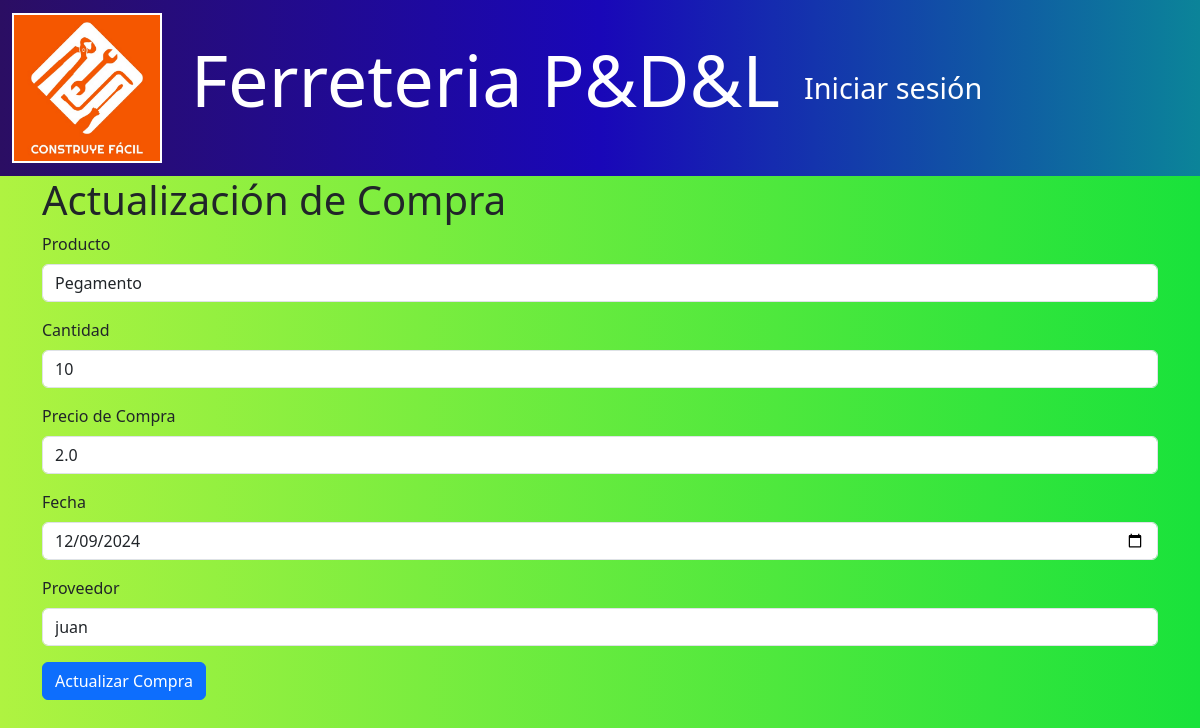
The page /compras/edit/2 on the database its author committed.
### models/compra_model.py (models this page shows, shortened)
class Compra(db.Model):
    __tablename__ = "compras"
    id = db.Column(db.Integer, primary_key=True)
    producto_id = db.Column(db.Integer, db.ForeignKey('productos.id'), nullable=False)
    cantidad = db.Column(db.Integer, nullable=False)
    precio_compra = db.Column(db.Float, nullable=False)
    fecha = db.Column(db.Date, nullable=False)
    proveedor = db.Column(db.String(100), nullable=False)
    producto = db.relationship('Producto', back_populates='compras')
    @staticmethod
    def get_by_id(id):
        return Compra.query.get(id)

### models/producto_model.py (models this page shows, shortened)
class Producto(db.Model):
    __tablename__ = "productos"
    id = db.Column(db.Integer, primary_key=True)
    nombre = db.Column(db.String(100), nullable=False)
    descripcion = db.Column(db.String(120), nullable=False)
    precio = db.Column(db.Float(11, 2), nullable=False)
    stock = db.Column(db.Integer, nullable=False)
    ventas = db.relationship('Venta', back_populates='producto')
    compras = db.relationship('Compra', back_populates='producto')
    facturas = db.relationship('Factura', back_populates='producto')

### controllers/compra_controller.py (the view, shortened to what this page needs)
@compra_bp.route("/edit/<int:id>", methods=['GET', 'POST'])
def edit(id):
    compra = Compra.get_by_id(id)
    if not compra:
        flash("Compra no encontrada.", "error")
        return redirect(url_for('compra.index'))
    productos = Producto.query.all()
    return compra_view.edit(compra, productos)

### run.py (called while the page is built)
@app.context_processor
def inject_active_path():
    def is_active(path):
        return 'active' if request.path == path else ''
    return(dict(is_active =  is_active))

### views/compra_view.py (called while the page is built)
def edit(compra, productos):
    return render_template('compras/edit.html', compra=compra, productos=productos)

### templates/compras/edit.html (shortened to what this page needs)
{% extends 'base.html' %}
{% block content %}
<h1>Actualización de Compra</h1>
<form action="{{ url_for('compra.edit', id=compra.id) }}" method="POST">
    <div class="mb-3">
        <label for="producto_id" class="form-label">Producto</label>
        <select name="producto_id" class="form-control" required>
            {% for producto in productos %}
            <option value="{{ producto.id }}" {% if producto.id == compra.producto_id %}selected{% endif %}>
                {{ producto.nombre }}
            </option>
            {% endfor %}
        </select>
    </div>
    <div class="mb-3">
        <label for="cantidad" class="form-label">Cantidad</label>
        <input type="number" class="form-control" name="cantidad" value="{{ compra.cantidad }}" min="1" required>
    </div>
    <div class="mb-3">
        <label for="precio_compra" class="form-label">Precio de Compra</label>
        <input type="number" step="0.01" class="form-control" name="precio_compra" value="{{ compra.precio_compra }}" required>
    </div>
    <div class="mb-3">
        <label for="fecha" class="form-label">Fecha</label>
        <input type="date" class="form-control" name="fecha" value="{{ compra.fecha }}" required>
    </div>
    <div class="mb-3">
        <label for="proveedor" class="form-label">Proveedor</label>
        <input type="text" class="form-control" name="proveedor" value="{{ compra.proveedor }}" required>
    </div>
    <button type="submit" class="btn btn-primary">Actualizar Compra</button>
</form>
{% endblock %}

### templates/base.html (style rules this page uses)
body { background: linear-gradient(to right, #aff341, #19e23b); min-height: 100vh; }

### rows shown on the page
Compra: producto_id "Pegamento", cantidad "10", precio_compra "2.0", fecha "12/09/2024", proveedor "juan"
